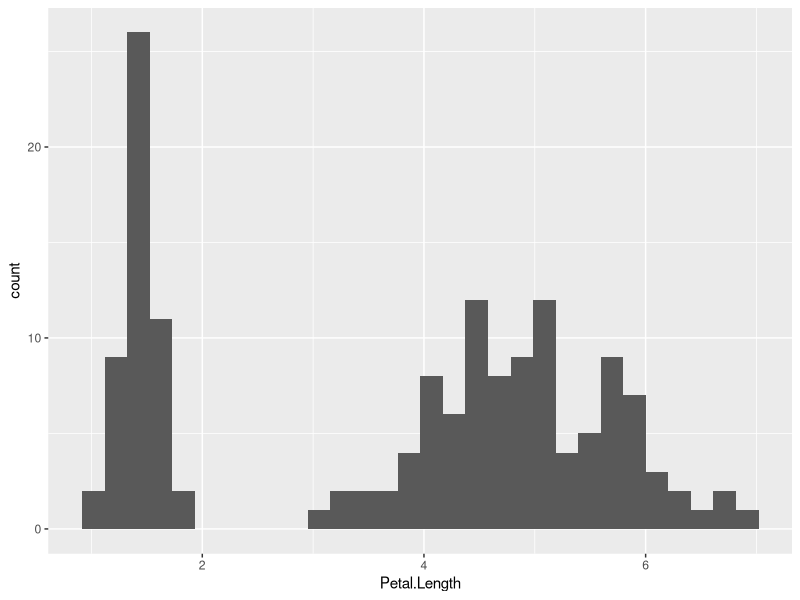
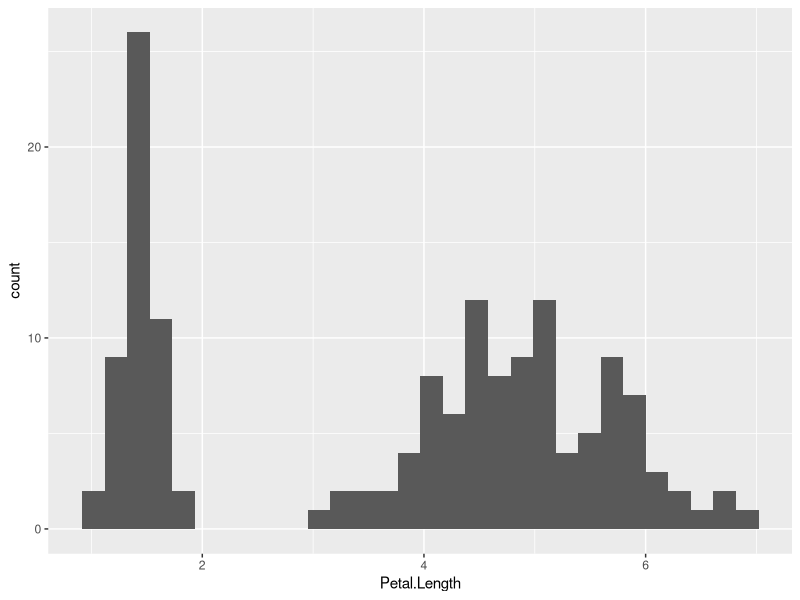

Source code (R) for these figures, in order:
## ---- chunk 1
library(magrittr)
x <- 1:10
n <- 10
## パイプを使わない例
magrittr::divide_by(sum(x), n)
## ---- chunk 2
## パイプを利用した例
sum(x) %>% 
  divide_by(n)
## ---- chunk 3
x %>% 
  sum() %>% 
  divide_by(n)
## ---- chunk 4
x %>% 
  sum() %>% 
  divide_by(x %>% 
              length())
## ---- chunk 5
x %>% 
  length() %>% 
  divide_by(sum(x),
            .)
## ---- chunk 6
iris %>% 
  lm(formula = Petal.Length ~ .,
     data = .)
## ---- chunk 7
iris %>% {
  names(.) %>% print()
  str(.)
  }
## ---- chunk 8
iris %>% {
  names(.) %>% print()
  h <<- head(., 3)
  str(.)
}
h
## ---- chunk 9
library(ggplot2)
iris %>% 
  {
    print(
      ggplot(.) +
        aes(Petal.Length) +
        geom_histogram())
    str(.)
  }
## ---- chunk 10
iris %>% 
  {
    {ggplot(.) +
        aes(Petal.Length) +
        geom_histogram()} %>% 
      print() 
    str(.)
  }
## ---- chunk 11
iris %T>% 
  {names(.) %>% 
      print()} %>% 
  head() %>% 
  str()
## ---- chunk 12
d <- iris %>%
  head(3) %T>% 
  {print(str(.))}
d
## ---- chunk 13
mean(iris$Petal.Length)
iris %$% 
  mean(Petal.Length)
## ---- chunk 14
mean((iris$Petal.Length - mean(iris$Petal.Length))^2)
## ---- chunk 15
iris %$% 
  subtract(Petal.Length,
           Petal.Length %>% 
             mean()) %>% 
  raise_to_power(2) %>% 
  mean()
## ---- chunk 16
iris %$% 
  `-`(Petal.Length, 
      Petal.Length %>% 
        mean()) %>% 
  `^`(2) %>% 
  mean()
## ---- chunk 17
iris %$% {
  var(Sepal.Length) %>% 
    print()
  sd(Sepal.Length)
}
## ---- chunk 18
iris %<>% 
  head(3) %>% 
  names()
iris
